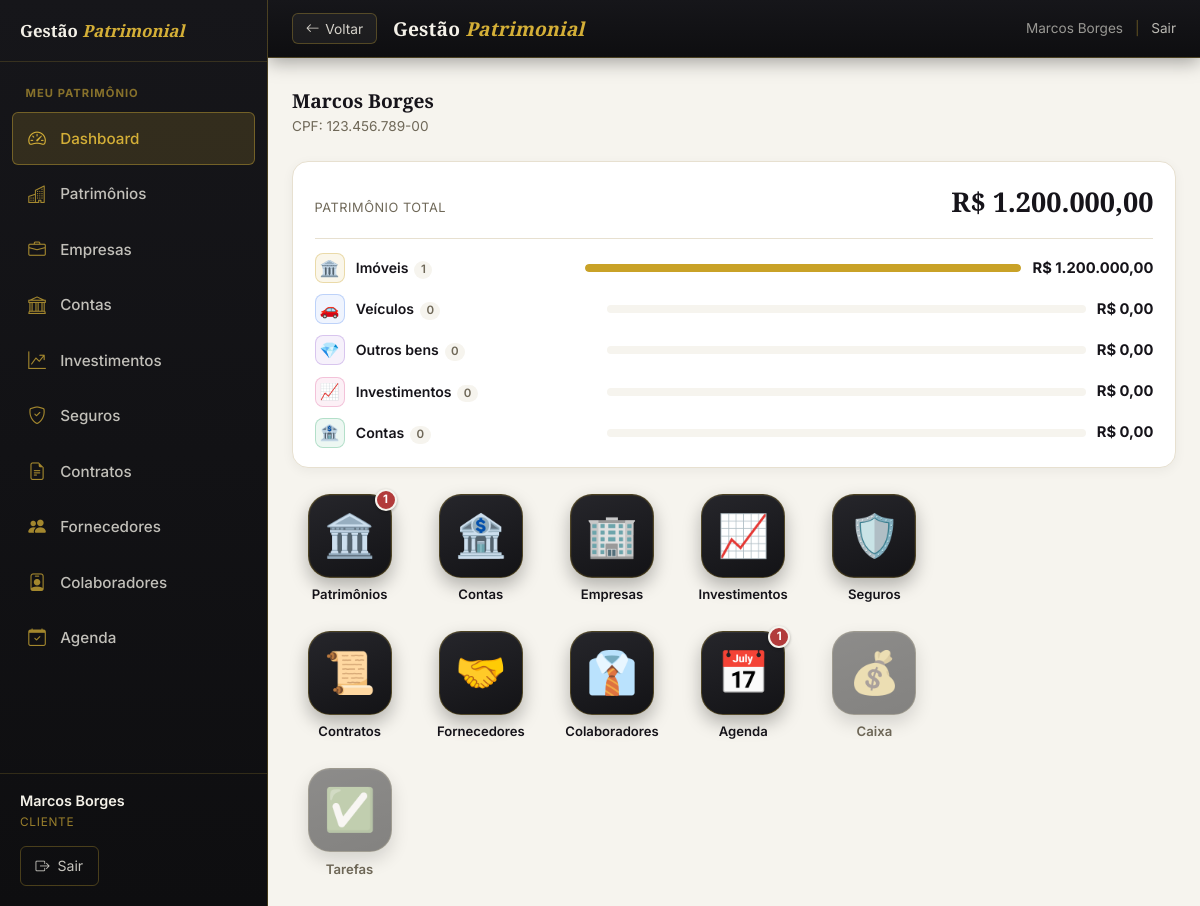
The app's page /dashboard (signed in) with its own data.
### tables this page shows
CREATE TABLE IF NOT EXISTS clientes (
  id              INT AUTO_INCREMENT PRIMARY KEY,
  usuario_id      INT NULL,                           
  tipo_pessoa     ENUM('PF','PJ') NOT NULL DEFAULT 'PF',
  nome            VARCHAR(200) NOT NULL,              
  nome_completo   VARCHAR(200) NULL,                  
  apelido         VARCHAR(80)  NULL,
  cpf_cnpj        VARCHAR(18)  NOT NULL,
  rg              VARCHAR(20)  NULL,
  rg_orgao        VARCHAR(30)  NULL,
  rg_uf           VARCHAR(2)   NULL,
  data_nascimento DATE         NULL,
  naturalidade    VARCHAR(80)  NULL,
  nacionalidade   VARCHAR(60)  NULL DEFAULT 'Brasileira',
  estado_civil    ENUM('solteiro','casado','divorciado','viuvo','uniao_estavel','separado') NULL,
  regime_bens     ENUM('comunhao_parcial','comunhao_universal','separacao_total','participacao_final','nao_aplicavel') NULL,
  profissao       VARCHAR(80)  NULL,
  tipo_sanguineo  ENUM('A+','A-','B+','B-','AB+','AB-','O+','O-') NULL,
  nome_pai        VARCHAR(200) NULL,
  nome_mae        VARCHAR(200) NULL,
  cep             VARCHAR(9)   NULL,                  
  logradouro      VARCHAR(200) NULL,
  numero          VARCHAR(20)  NULL,
  complemento     VARCHAR(100) NULL,
  bairro          VARCHAR(100) NULL,
  cidade          VARCHAR(100) NULL,
  uf              VARCHAR(2)   NULL,
  email           VARCHAR(150) NULL,                  
  telefone        VARCHAR(20)  NULL,                  
  tem_testamento  TINYINT(1) NOT NULL DEFAULT 0,
  testamento_obs  TEXT         NULL,
  observacoes     TEXT         NULL,
  ativo           TINYINT(1) NOT NULL DEFAULT 1,
  criado_em       DATETIME NOT NULL DEFAULT CURRENT_TIMESTAMP,
  FOREIGN KEY (usuario_id) REFERENCES usuarios(id) ON DELETE SET NULL
);

### app/Views/dashboard/index.php (the view, shortened to what the rows shown need)
<?php
require APP_ROOT . '/includes/header.php';
$qtd_imoveis = $pat['imoveis_qtd'] ?? 0;
$total_pat   = (float) ($pat['total'] ?? 0);
$linhas = [
    ['Imóveis',  '🏛️', $pat['imoveis_valor']  ?? 0, $pat['imoveis_qtd']  ?? 0, '#c9a227'],
    ['Veículos', '🚗', $pat['veiculos_valor'] ?? 0, $pat['veiculos_qtd'] ?? 0, '#5b8def'],
    ['Outros bens', '💎', $pat['outros_valor'] ?? 0, $pat['outros_qtd'] ?? 0, '#9b6dd6'],
    ['Investimentos', '📈', $pat['invest_valor'] ?? 0, $pat['invest_qtd'] ?? 0, '#e0669e'],
    ['Contas',   '🏦', $pat['contas_saldo']   ?? 0, $pat['contas_qtd']   ?? 0, '#3fae7a'],
];
?>
<div class="container">
  <?php if (!$cli): ?>
  <div class="card">
    <p style="color:var(--cor-secundario);text-align:center;padding:2rem">
      Nenhum cliente selecionado.
      <?php if (($usuario['nivel'] ?? '') === 'admin'): ?>
        Vá para <a href="<?= base_url('gestao-geral') ?>">Gestão Geral</a> e escolha um cliente.
      <?php endif; ?>
    </p>
  </div>
  <?php else: ?>
  <div style="margin-bottom:1.5rem">
    <h2 style="font-size:1.2rem;color:var(--cor-primaria)"><?= h($cli['nome']) ?></h2>
    <div style="font-size:.85rem;color:var(--cor-secundario)"><?= h($cli['tipo_pessoa'] === 'PF' ? 'CPF: ' : 'CNPJ: ') . h($cli['cpf_cnpj']) ?></div>
  </div>
  <div class="db-pat">
    <div class="db-pat-head">
      <span class="db-pat-l">Patrimônio total</span>
      <span class="db-pat-n"><?= moeda($total_pat) ?></span>
    </div>
    <div class="db-pat-rows">
      <?php foreach ($linhas as [$label, $emoji, $valor, $qtd, $cor]):
        $pct = $total_pat > 0 ? round($valor / $total_pat * 100) : 0; ?>
      <div class="db-pat-row">
        <span class="db-pat-ico" style="background:<?= $cor ?>18;border-color:<?= $cor ?>55"><?= $emoji ?></span>
        <span class="db-pat-cat"><?= h($label) ?> <span class="db-pat-q"><?= $qtd ?></span></span>
        <span class="db-pat-track"><span class="db-pat-fill" style="width:<?= $pct ?>%;background:<?= $cor ?>"></span></span>
        <span class="db-pat-v"><?= moeda((float)$valor) ?></span>
      </div>
      <?php endforeach; ?>
    </div>
  </div>
  <div class="app-grid">
    <a href="<?= base_url('patrimonio') ?>" class="app-icon">
      <span class="app-icon-tile app-tile-azul">
        🏛️
        <?php if ($qtd_imoveis > 0): ?><span class="app-icon-badge"><?= $qtd_imoveis ?></span><?php endif; ?>
      </span>
      <span class="app-icon-label">Patrimônios</span>
    </a>
    <a href="<?= base_url('contas') ?>" class="app-icon">
      <span class="app-icon-tile app-tile-verde">
        🏦
      </span>
      <span class="app-icon-label">Contas</span>
    </a>
    <a href="<?= base_url('empresas') ?>" class="app-icon">
      <span class="app-icon-tile app-tile-azul">
        🏢
      </span>
      <span class="app-icon-label">Empresas</span>
    </a>
    <a href="<?= base_url('investimentos') ?>" class="app-icon">
      <span class="app-icon-tile app-tile-verde">
        📈
      </span>
      <span class="app-icon-label">Investimentos</span>
    </a>
    <a href="<?= base_url('seguros') ?>" class="app-icon">
      <span class="app-icon-tile app-tile-azul">
        🛡️
      </span>
      <span class="app-icon-label">Seguros</span>
    </a>
    <a href="<?= base_url('contratos') ?>" class="app-icon">
      <span class="app-icon-tile app-tile-roxo">
        📜
      </span>
      <span class="app-icon-label">Contratos</span>
    </a>
    <a href="<?= base_url('fornecedores') ?>" class="app-icon">
      <span class="app-icon-tile app-tile-laranja">
        🤝
      </span>
      <span class="app-icon-label">Fornecedores</span>
    </a>
    <a href="<?= base_url('colaboradores') ?>" class="app-icon">
      <span class="app-icon-tile app-tile-laranja">
        👔
      </span>
      <span class="app-icon-label">Colaboradores</span>
    </a>
    <?php $ag_urg = $alertas['urgentes'] ?? 0; ?>
    <a href="<?= base_url('agenda') ?>" class="app-icon">
      <span class="app-icon-tile app-tile-laranja">
        📅
        <?php if ($ag_urg > 0): ?><span class="app-icon-badge"><?= $ag_urg ?></span><?php endif; ?>
      </span>
      <span class="app-icon-label">Agenda</span>
    </a>
    <span class="app-icon app-icon-off">
      <span class="app-icon-tile app-tile-verde">💰</span>
      <span class="app-icon-label">Caixa</span>
    </span>
    <span class="app-icon app-icon-off">
      <span class="app-icon-tile app-tile-laranja">✅</span>
      <span class="app-icon-label">Tarefas</span>
    </span>
  </div>
  <?php endif; ?>
</div>
<?php require APP_ROOT . '/includes/footer.php'; ?>

### includes/header.php (shortened to what the rows shown need)
<?php
require_once __DIR__ . '/db.php';
require_once __DIR__ . '/auth.php';
require_once __DIR__ . '/functions.php';
$usuario = usuario_logado();
$cliente_sel = cliente_selecionado();
?>
<!DOCTYPE html>
<html lang="pt-BR">
<head>
  <link rel="stylesheet" href="https://cdn.jsdelivr.net/npm/bootstrap-icons@1.11.3/font/bootstrap-icons.min.css">
  <?php $css_ver = @filemtime(__DIR__ . '/../assets/css/style.css') ?: time(); ?>
  <link rel="stylesheet" href="<?= base_url('assets/css/style.css') ?>?v=<?= $css_ver ?>">
</head>
<body>
<?php
if ($usuario):
  $rota_atual = trim($_GET['url'] ?? '', '/');
  $eh_admin   = $usuario['nivel'] === 'admin';
?>
<header class="topo">
  <button type="button" class="topo-voltar"
          onclick="history.length > 1 ? history.back() : location.href='<?= base_url($eh_admin ? 'gestao-geral' : 'dashboard') ?>'"
          aria-label="Voltar">
    <i class="bi bi-arrow-left"></i><span>Voltar</span>
  </button>
  <div class="topo-logo">Gestão <span>Patrimonial</span></div>
  <div class="topo-usuario">
    <?= h($usuario['nome']) ?>
    <span class="topo-sep">|</span>
    <a href="<?= base_url('logout') ?>">Sair</a>
  </div>
</header>
<aside class="menu-lateral" id="menu-lateral" aria-hidden="true">
  <div class="menu-lateral-topo">
    <span class="menu-lateral-marca">Gestão <span>Patrimonial</span></span>
  </div>
  <nav class="menu-nav">
    <?php
    if ($eh_admin) {
      $grupos = [
        ['Geral', [
          ['gestao-geral', 'Gestão Geral', 'bi-columns-gap',    true],
          ['clientes',     'Clientes',     'bi-people',         true],
          ['agenda',       'Agenda',       'bi-calendar-check', true],
        ]],
      ];
      if ($cliente_sel) {
        $grupos[] = [$cliente_sel['nome'], [
          ['dashboard',  'Dashboard',   'bi-speedometer2', true],
          ['patrimonio', 'Patrimônios', 'bi-buildings',    true],
          ['empresas',   'Empresas',    'bi-briefcase',    true],
          ['contas',     'Contas',      'bi-bank',         true],
          ['investimentos','Investimentos','bi-graph-up-arrow', true],
          ['seguros',    'Seguros',     'bi-shield-check', true],
          ['contratos',  'Contratos',   'bi-file-earmark-text', true],
          ['fornecedores','Fornecedores','bi-people-fill',  true],
          ['colaboradores','Colaboradores','bi-person-badge', true],
        ]];
      }
    } else {
      $grupos = [
        ['Meu patrimônio', [
          ['dashboard',  'Dashboard',   'bi-speedometer2',   true],
          ['patrimonio', 'Patrimônios', 'bi-buildings',      true],
          ['empresas',   'Empresas',    'bi-briefcase',      true],
          ['contas',     'Contas',      'bi-bank',           true],
          ['investimentos','Investimentos','bi-graph-up-arrow', true],
          ['seguros',    'Seguros',     'bi-shield-check',   true],
          ['contratos',  'Contratos',   'bi-file-earmark-text', true],
          ['fornecedores','Fornecedores','bi-people-fill',    true],
          ['colaboradores','Colaboradores','bi-person-badge', true],
          ['agenda',     'Agenda',      'bi-calendar-check', true],
        ]],
      ];
    }
    foreach ($grupos as [$titulo, $itens]):
    ?>
      <div class="menu-grupo-tit"><?= h($titulo) ?></div>
      <?php foreach ($itens as [$rota, $rotulo, $icone, $mostrar]):
        $ativo = ($rota_atual === $rota || str_starts_with($rota_atual, $rota . '/')) ? ' ativo' : '';
      ?>
        <a class="menu-item<?= $ativo ?>" href="<?= base_url($rota) ?>">
          <i class="bi <?= $icone ?>"></i><span><?= h($rotulo) ?></span>
        </a>
      <?php endforeach; ?>
    <?php endforeach; ?>
  </nav>
  <div class="menu-lateral-rodape">
    <div class="menu-user">
      <div class="menu-user-nome"><?= h($usuario['nome']) ?></div>
      <div class="menu-user-nivel"><?= $eh_admin ? 'Administrador' : 'Cliente' ?></div>
    </div>
    <a class="menu-sair" href="<?= base_url('logout') ?>">
      <i class="bi bi-box-arrow-right"></i> Sair
    </a>
  </div>
</aside>
<?php endif; ?>

### records on screen
clientes: nome "Marcos Borges", tipo_pessoa "CPF:", cpf_cnpj "123.456.789-00"

### other values on screen
$titulo "MEU PATRIMÔNIO"
$rotulo "Dashboard"
$rotulo "Patrimônios"
$rotulo "Empresas"
$rotulo "Contas"
$rotulo "Investimentos"
$rotulo "Seguros"
$rotulo "Contratos"
$rotulo "Fornecedores"
$rotulo "Colaboradores"
$rotulo "Agenda"
moeda($total_pat) "R$ 1.200.000,00"
$emoji "🏛️"
$label "Imóveis"
$qtd "1"
